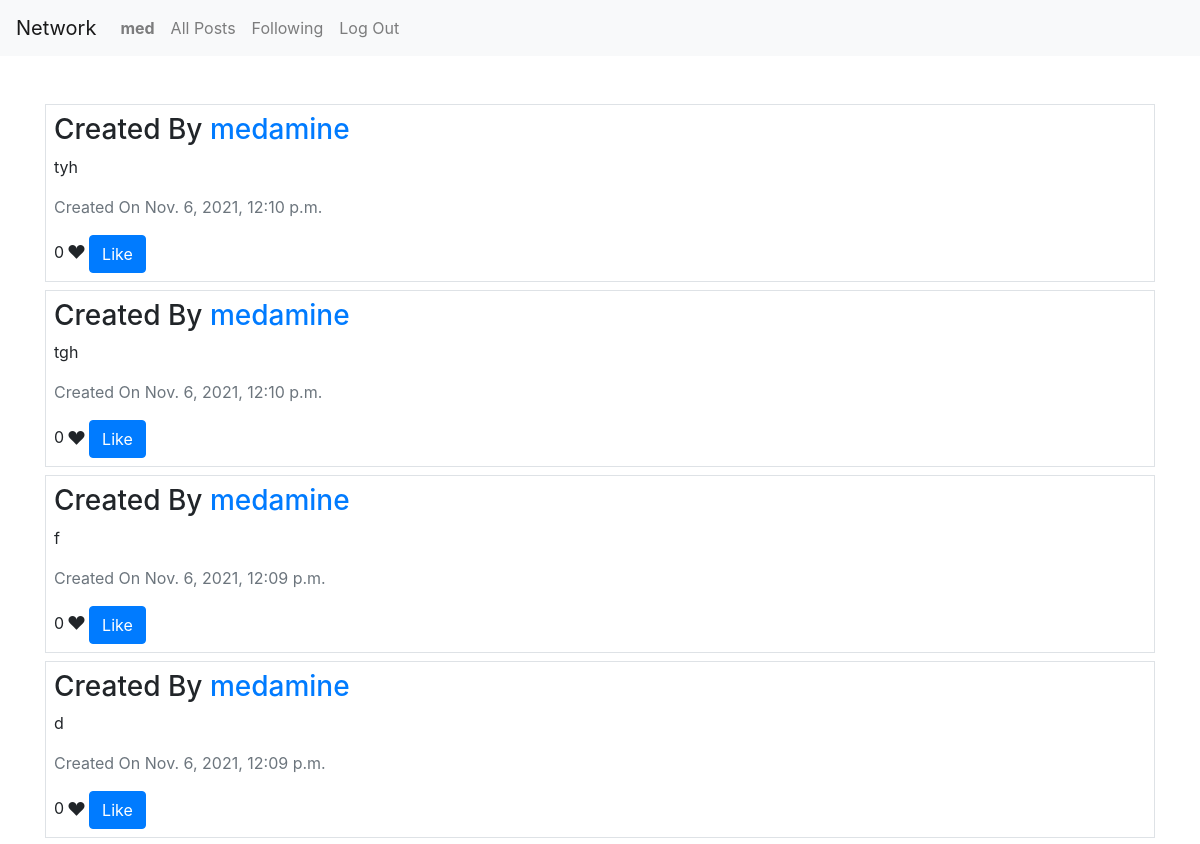
Page /followings (signed in, upper part) on the earlier database version.
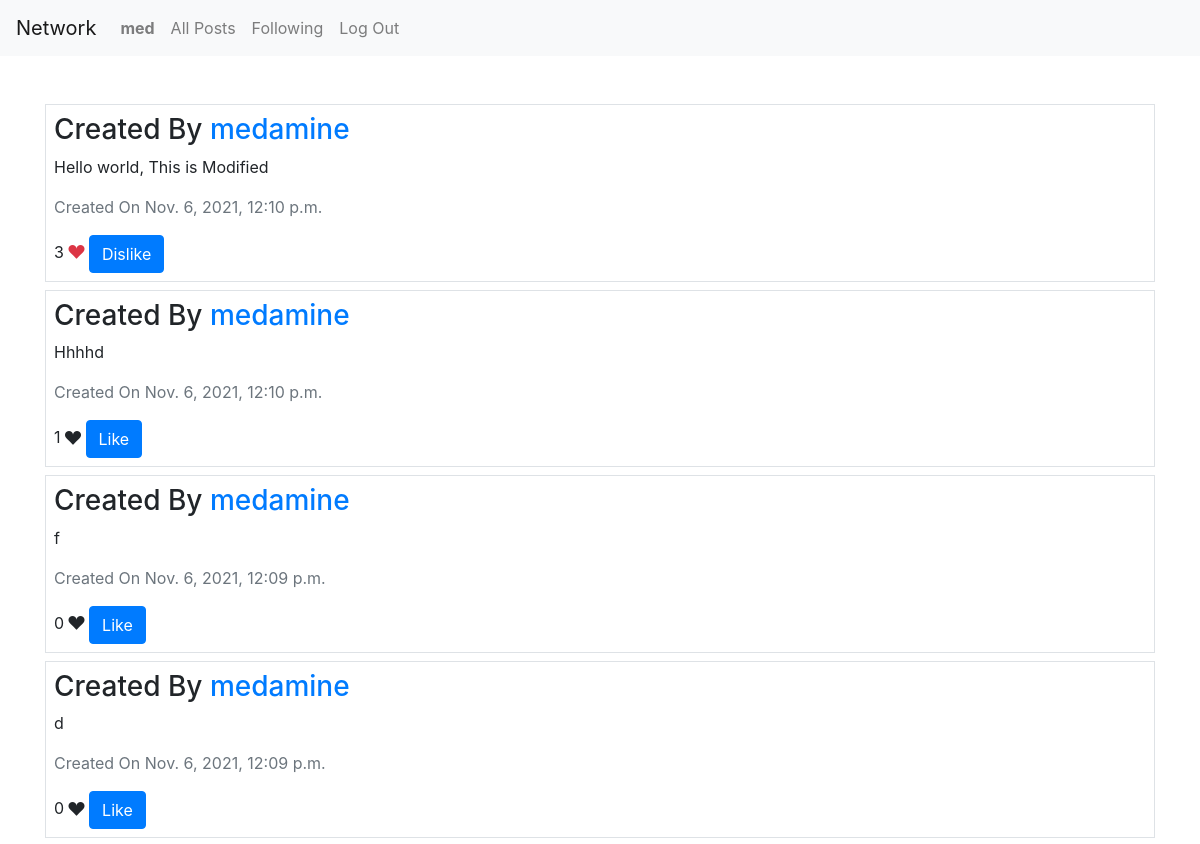
Same page on the later database version.
### network/models.py (models this page shows, shortened)
class Tweet(models.Model):
    user = models.ForeignKey(
        User, on_delete=models.CASCADE, related_name="creator")
    content = models.TextField()
    created_at = models.DateTimeField(auto_now_add=True)

class User(AbstractUser):
    pass

### network/views.py (the view)
# urls.py: path("followings", views.followingposts, name="following_posts"),
@login_required(login_url="/index")
def followingposts(req):
    try:
        user = req.user
        followings = Profile.objects.get(user=user).following.all()
        tweets = Tweet.objects.filter(
            user__in=followings).order_by("-created_at").all()
        likes = Likes.objects.filter(tweet__in=tweets)
        tweets = Paginator(tweets, 10)
        page_obj = None
        try:
            page_number = req.GET.get('page')
            page_obj = tweets.get_page(page_number)
        except:
            page_obj = tweets.get_page(1)
        output = []
        for tweet in page_obj:
            liked = ""
            try:
                liked = likes.get(user=user, tweet=tweet)
            except:
                liked = None
            output.append({
                "id": tweet.id,
                "tweet": tweet,
                "likes": likes.filter(tweet=tweet).count(),
                "isLiked": True if liked else False
            })
        return render(req, "network/followingstweets.html", {"tweets": output, "page_obj": page_obj})
    except Exception as e:
        print(e)
        return JsonResponse({"error": "Something went wrong!"})

### network/templates/network/followingstweets.html (shortened to what this page needs)
{% extends "network/layout.html" %}
{% load static %}
{% block body %}
{% if tweets %}
{% for tweet in tweets %}
<div class="content border p-2 mt-2" data-id="{{tweet.tweet.id}}">
    <h3>Created By <a href="{% url 'profile' tweet.tweet.user.username %}"> {{tweet.tweet.user.username}} </a> </h3>
    <p>
        {{tweet.tweet.content}}
    </p>
    <p class="text-secondary">Created On {{tweet.tweet.created_at}}</p>
    <span>{{tweet.likes}}</span> <i class="bi bi-suit-heart-fill {% if tweet.isLiked %}text-danger{% endif %} me-2"></i>
    {% if user.is_authenticated %}
    {% if tweet.isLiked %}
    <button class="like-btn btn btn-primary">Dislike</button>
    {% else %}
    <button class="like-btn btn btn-primary">Like</button>
    {% endif %}
    {% endif %}
</div>
{% endfor %}
{% else %}
<h2 class="text-center">There is No Tweets from whom you follow</h2>
{% endif %}
{% endblock %}

Differences in the rows shown:
changed Tweet: tweet.content "tyh" → "Hello world, This is Modified"; likes "0" → "3"; text "Like" → "Dislike"
changed Tweet: tweet.content "tgh" → "Hhhhd"; likes "0" → "1"
